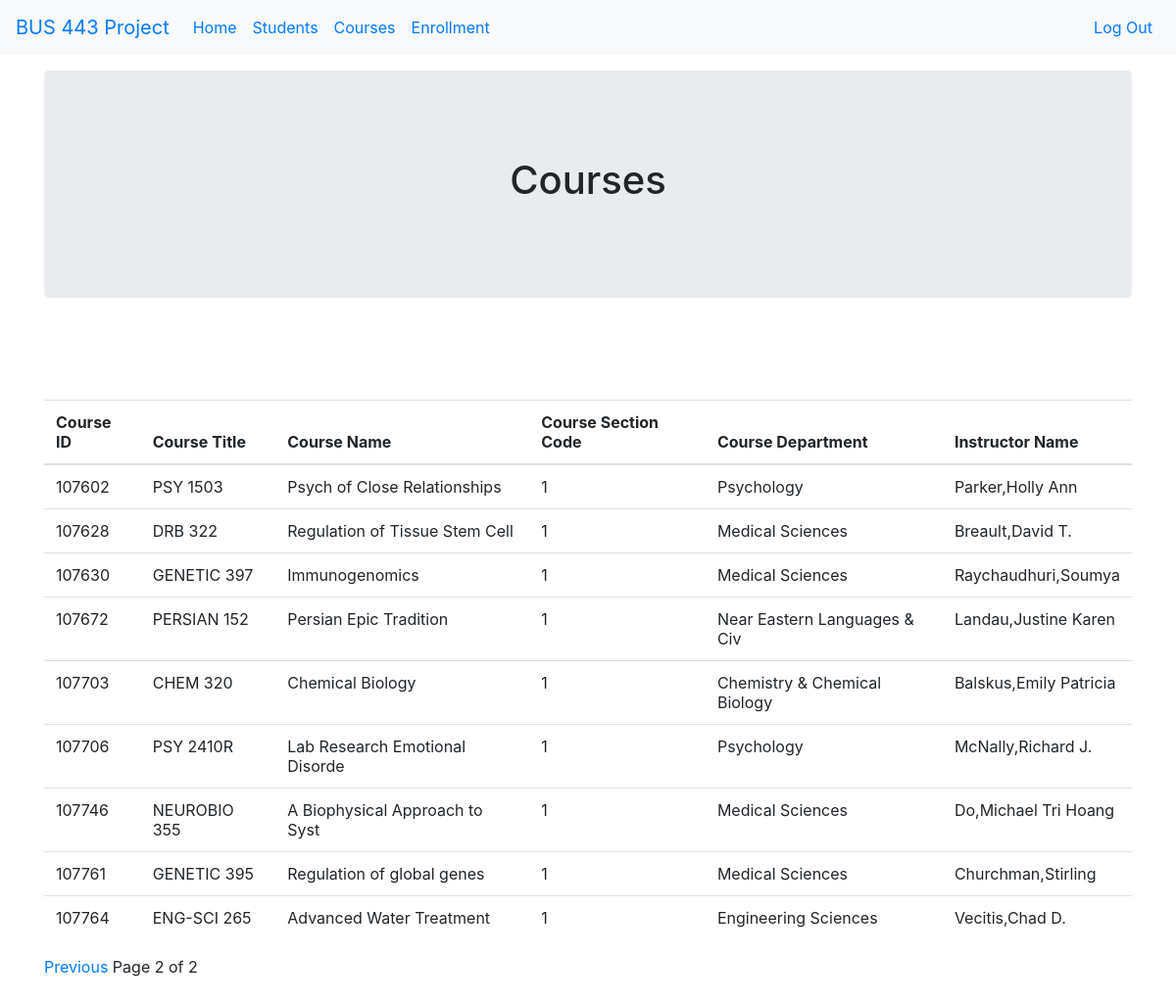
/courses/?page=2 (signed in), run on the app's committed database.
### studentinformation/models.py (models this page shows)
class Courses(models.Model):
    courseid = models.IntegerField(primary_key=True)
    coursetitle = models.CharField(max_length=500)
    coursename = models.CharField(max_length=500)
    coursesectioncode = models.IntegerField()
    coursedepartment = models.CharField(max_length=500)
    instructorname = models.CharField(max_length=500)

### studentinformation/views.py (the view)
# urls.py: path('courses/', views.courses, name='courses'),
@login_required
def courses(request):
    studentinformation=Courses.objects.all()
    paginator = Paginator(studentinformation, 10)
    page = request.GET.get('page')
    coursedata = paginator.get_page(page)
    print (studentinformation)
    return render (request, "studentinformation/courses.html",{"data":coursedata})

### studentinformation/templates/studentinformation/courses.html (shortened to what this page needs)
{% extends "studentinformation/base.html" %}
{% block content %}
 <div class="container">
    <div class="jumbotron text-center">
      <h1>Courses</h1>
    </div>
</div>
  <div class="container">
    <table class="table">
        <thead>
            <tr>
                <th> Course ID</th>
                <th> Course Title</th>
                <th> Course Name</th>
                <th> Course Section Code</th>
                <th> Course Department</th>
                <th> Instructor Name</th>
            </tr>
        </thead>
        <tbody>
            {%for row in data%}
            <tr>
                <td>{{row.courseid}}</td>
                <td>{{row.coursetitle}}</td>
                <td>{{row.coursename}}</td>
                <td>{{row.coursesectioncode}}</td>
                <td>{{row.coursedepartment}}</td>
                <td>{{row.instructorname}}</td>
            </tr>
            {% endfor %}
        </tbody>
    </table>
    <div class="pagination">
      <span class="step-links">
        {% if data.has_previous %}
            <a href="?page={{ data.previous_page_number }}">Previous</a>
        {% endif %}
        <span  class="current">
          Page {{ data.number }} of {{ data.paginator.num_pages }}
        </span>
      </span>
    </div>
 </div>
{% endblock %}

### data on the page
Courses: courseid "107602", coursetitle "PSY 1503", coursename "Psych of Close Relationships", coursesectioncode "1", coursedepartment "Psychology", instructorname "Parker,Holly Ann"
Courses: courseid "107628", coursetitle "DRB 322", coursename "Regulation of Tissue Stem Cell", coursesectioncode "1", coursedepartment "Medical Sciences", instructorname "Breault,David T."
Courses: courseid "107630", coursetitle "GENETIC 397", coursename "Immunogenomics", coursesectioncode "1", coursedepartment "Medical Sciences", instructorname "Raychaudhuri,Soumya"
Courses: courseid "107672", coursetitle "PERSIAN 152", coursename "Persian Epic Tradition", coursesectioncode "1", coursedepartment "Near Eastern Languages & Civ", instructorname "Landau,Justine Karen"
Courses: courseid "107703", coursetitle "CHEM 320", coursename "Chemical Biology", coursesectioncode "1", coursedepartment "Chemistry & Chemical Biology", instructorname "Balskus,Emily Patricia"
Courses: courseid "107706", coursetitle "PSY 2410R", coursename "Lab Research Emotional Disorde", coursesectioncode "1", coursedepartment "Psychology", instructorname "McNally,Richard J."
Courses: courseid "107746", coursetitle "NEUROBIO 355", coursename "A Biophysical Approach to Syst", coursesectioncode "1", coursedepartment "Medical Sciences", instructorname "Do,Michael Tri Hoang"
Courses: courseid "107761", coursetitle "GENETIC 395", coursename "Regulation of global genes", coursesectioncode "1", coursedepartment "Medical Sciences", instructorname "Churchman,Stirling"
Courses: courseid "107764", coursetitle "ENG-SCI 265", coursename "Advanced Water Treatment", coursesectioncode "1", coursedepartment "Engineering Sciences", instructorname "Vecitis,Chad D."

### other printed values
{{ data.number }} "2"
{{ data.paginator.num_pages }} "2"
